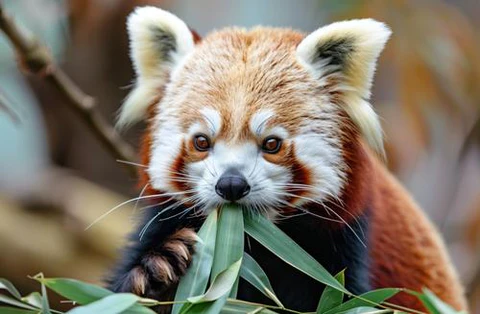
#> input picture Days/OpenCV_Images/red.png, 480 x 314 px
$ python Day24.py
#> lines starting #> are read from the running program, lines starting #| are printed output that depends on the picture; after the words box and inside, x2 and y2 are one past the last pixel; in counts of white or black regions, pixels touching at a corner belong together
'''
Edge -> The line/ curve showing the change in gradient between two pixels or sections of image. i.e
        Duita intensity bhako pixels chutaune line. Edge le change hercha

Conture -> The line or curve  joining the pixels having same intensity or colour. Conture le similarity hercha
'''

import cv2 as cv

img = cv.imread(r"red.png")
#> img is the input picture: shape (314, 480, 3); mean B, G, R 104, 118.7, 128
gray = cv.cvtColor(img, cv.COLOR_BGR2GRAY)
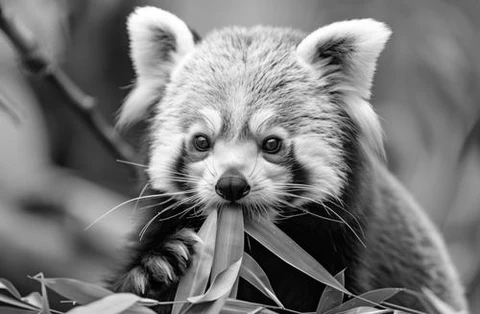
#> gray: shape (314, 480); min 0, max 255, mean 119.8

blurred_img = cv.GaussianBlur(gray, (1, 1), 0)

# Canny
edges = cv.Canny(blurred_img, 100, 200)
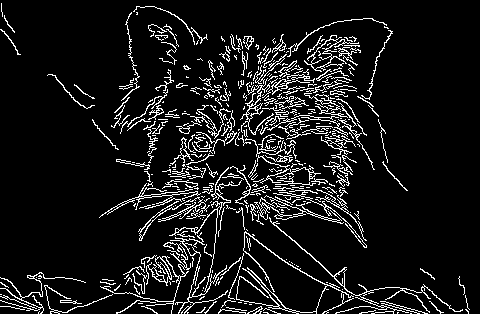
#> edges: shape (314, 480); 9.4% white in thin lines or dots
contures_canny, _ = cv.findContours(edges, cv.RETR_LIST, cv.CHAIN_APPROX_NONE)
#> contures_canny = 546 contours, 490 with area under 20; largest, box (x1, y1, x2, y2) and area: (304, 35, 359, 72) 405, (311, 39, 338, 70) 350, (100, 242, 191, 314) 278, (269, 217, 463, 314) 266, (236, 231, 354, 314) 206

count1 = len(contures_canny)
#> count1 = 546

# Threshold
thres_val, thres_img = cv.threshold(blurred_img, 150, 255, cv.THRESH_BINARY)
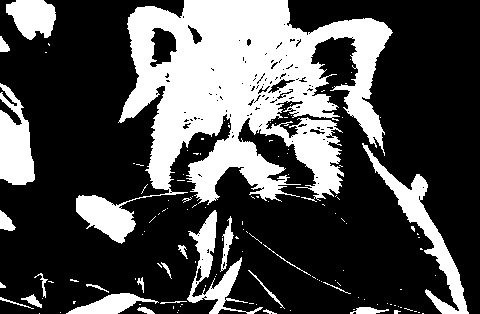
#> thres_img: shape (314, 480); 30.3% white; 135 white regions (110 under 20 px)
conture_thres, _ = cv.findContours(thres_img, cv.RETR_LIST, cv.CHAIN_APPROX_NONE)
#> conture_thres = 287 contours, 253 with area under 20; largest, box (x1, y1, x2, y2) and area: (76, 0, 393, 244) 33870, (362, 143, 469, 314) 2796, (0, 83, 35, 185) 2204, (187, 210, 263, 314) 1779, (6, 0, 56, 40) 1356
count2 = len(conture_thres)
#> count2 = 287

print(count1)
#| 546
print(count2)
#| 287

# Draw the COntures
img_thres = img.copy()
img_canny = img.copy()

cv.drawContours(img_canny, contures_canny, -1, (0, 255, 0), 2)
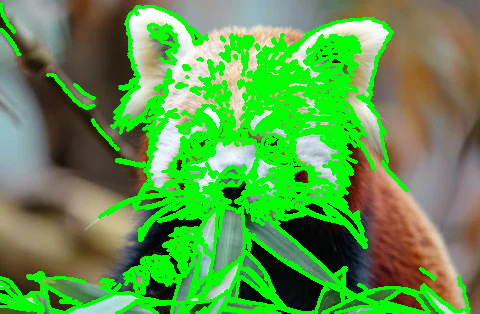
#> img_canny: shape (314, 480, 3); mean B, G, R 74.3, 154.5, 92.3
cv.drawContours(img_thres, conture_thres, -1, (0, 0, 255), 2)
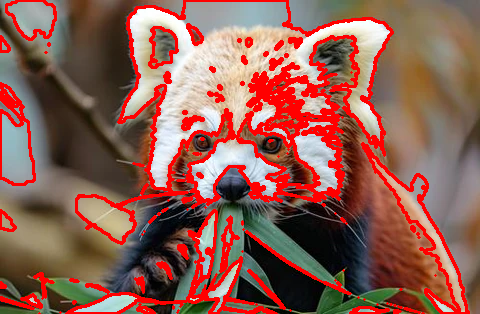
#> img_thres: shape (314, 480, 3); 15.68% of pixels changed, all inside (x1, y1, x2, y2) = (0, 0, 470, 314)

cv.imshow("Contour_Canny", img_canny)
cv.imshow("Contour_Thres", img_thres)

cv.waitKey(0)
cv.destroyAllWindows()

$ run again, with Days/OpenCV_Images/day19.png copied over Days/OpenCV_Images/red.png
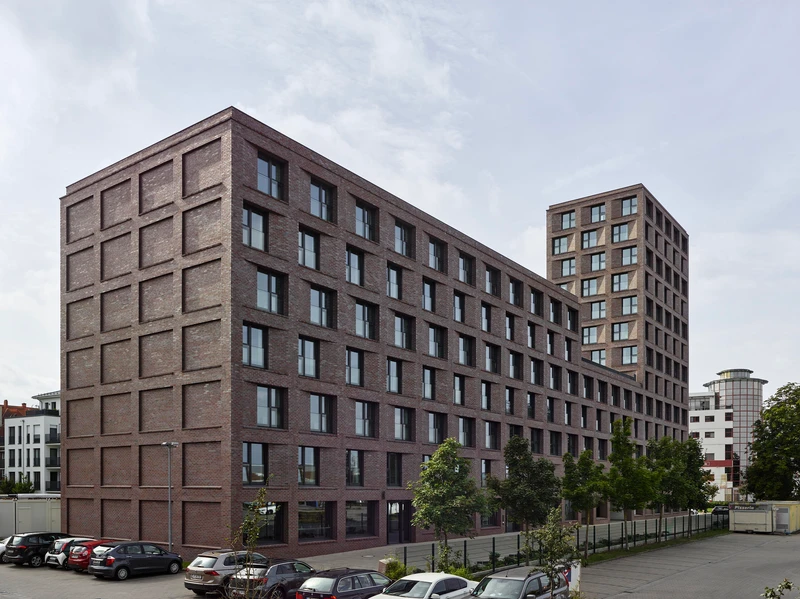
#> input picture Days/OpenCV_Images/day19.png, 800 x 599 px
#> img is the input picture: shape (599, 800, 3); mean B, G, R 137.7, 134.4, 135.7
#> `edges = cv.Canny(blurred_img, 100, 200)`:
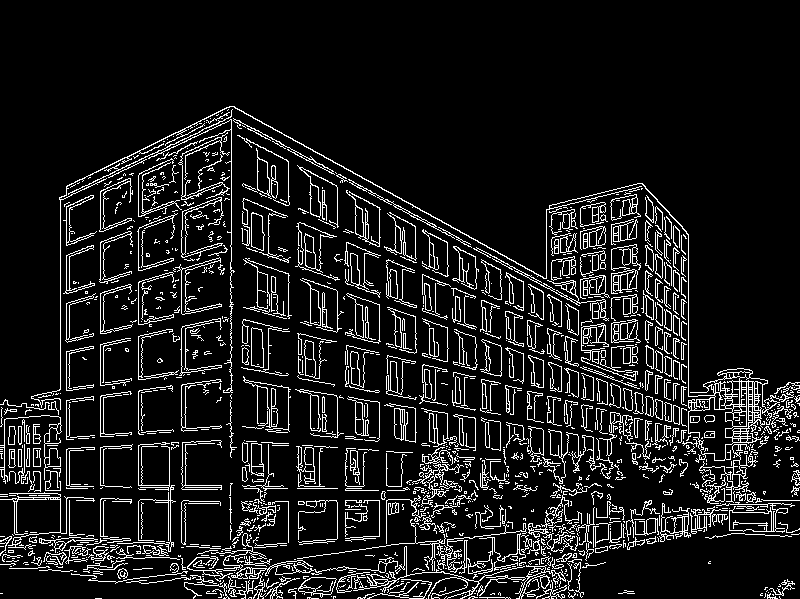
#> edges: shape (599, 800); 10.4% white in thin lines or dots, all inside (x1, y1, x2, y2) = (0, 106, 800, 599)
#> contures_canny = 1878 contours, 1426 with area under 20; largest, box (x1, y1, x2, y2) and area: (31, 106, 794, 463) 4871, (688, 397, 734, 461) 1616, (716, 502, 795, 533) 792, (729, 510, 772, 532) 762, (187, 533, 398, 579) 631
#> count1 = 1878
#> thres_img: shape (599, 800); 42% white; 1168 white regions (1003 under 20 px)
#> conture_thres = 1430 contours, 1311 with area under 20; largest, box (x1, y1, x2, y2) and area: (0, 0, 800, 413) 180065, (5, 416, 61, 497) 2210, (689, 398, 733, 460) 1451, (199, 129, 231, 240) 1311, (44, 580, 156, 599) 780
#> count2 = 1430
#| 1878
#| 1430
#> `cv.drawContours(img_thres, conture_thres, -1, (0, 0, 255), 2)`:
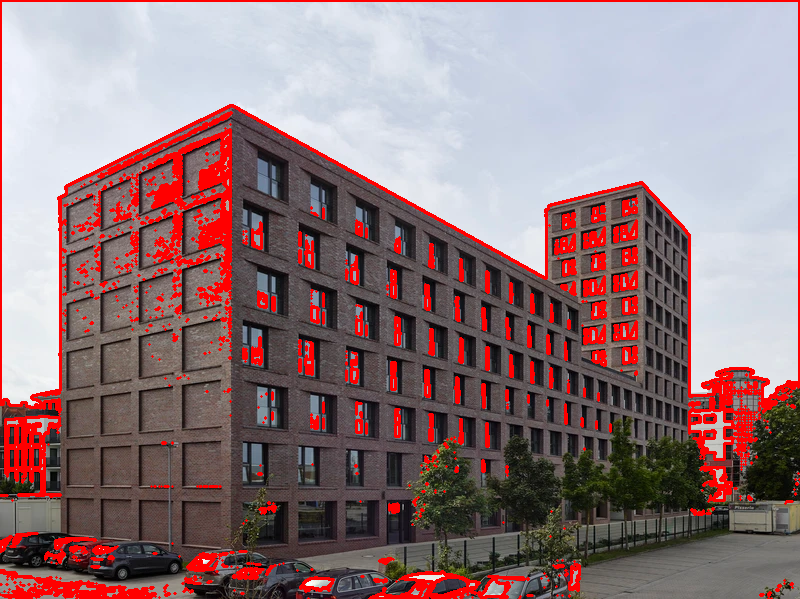
#> img_thres: shape (599, 800, 3); 9.14% of pixels changed, all inside (x1, y1, x2, y2) = (0, 0, 800, 599)

$ run again, with Days/OpenCV_Images/img1.jpg saved as Days/OpenCV_Images/red.png
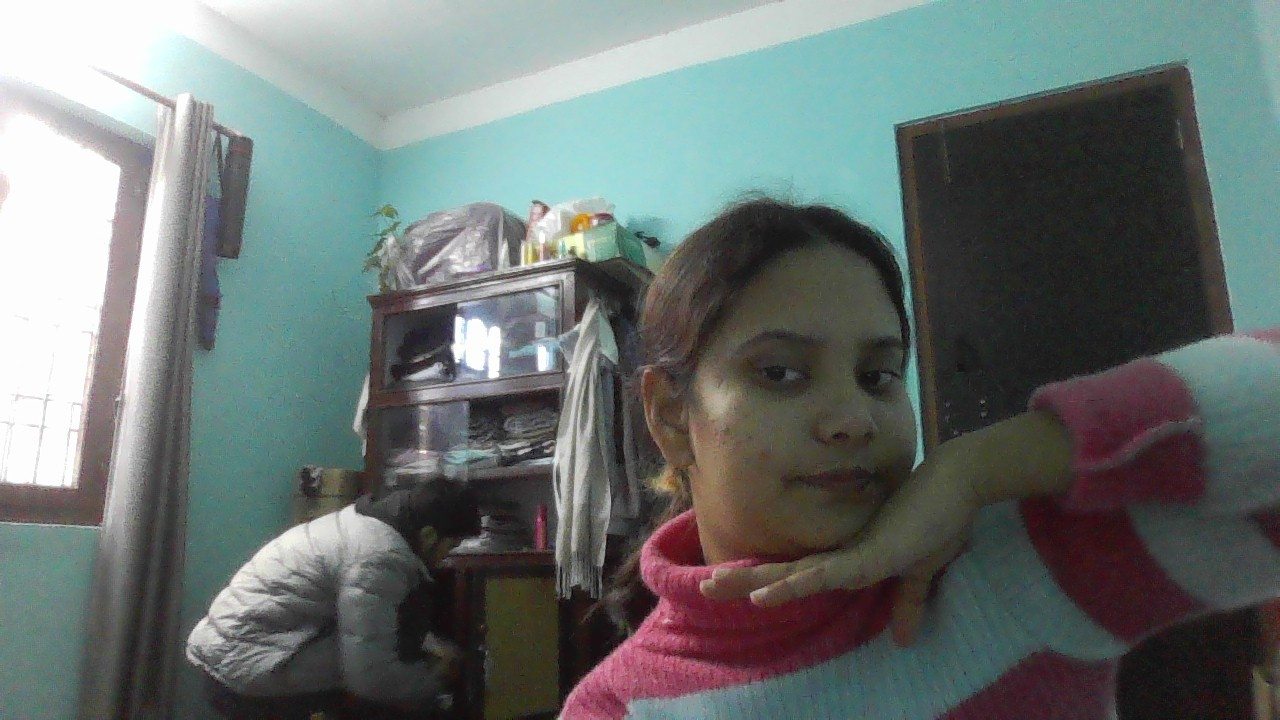
#> input picture Days/OpenCV_Images/img1.jpg, 1280 x 720 px
#> img is the input picture: shape (720, 1280, 3); mean B, G, R 112.6, 114.5, 105.9
#> `edges = cv.Canny(blurred_img, 100, 200)`:
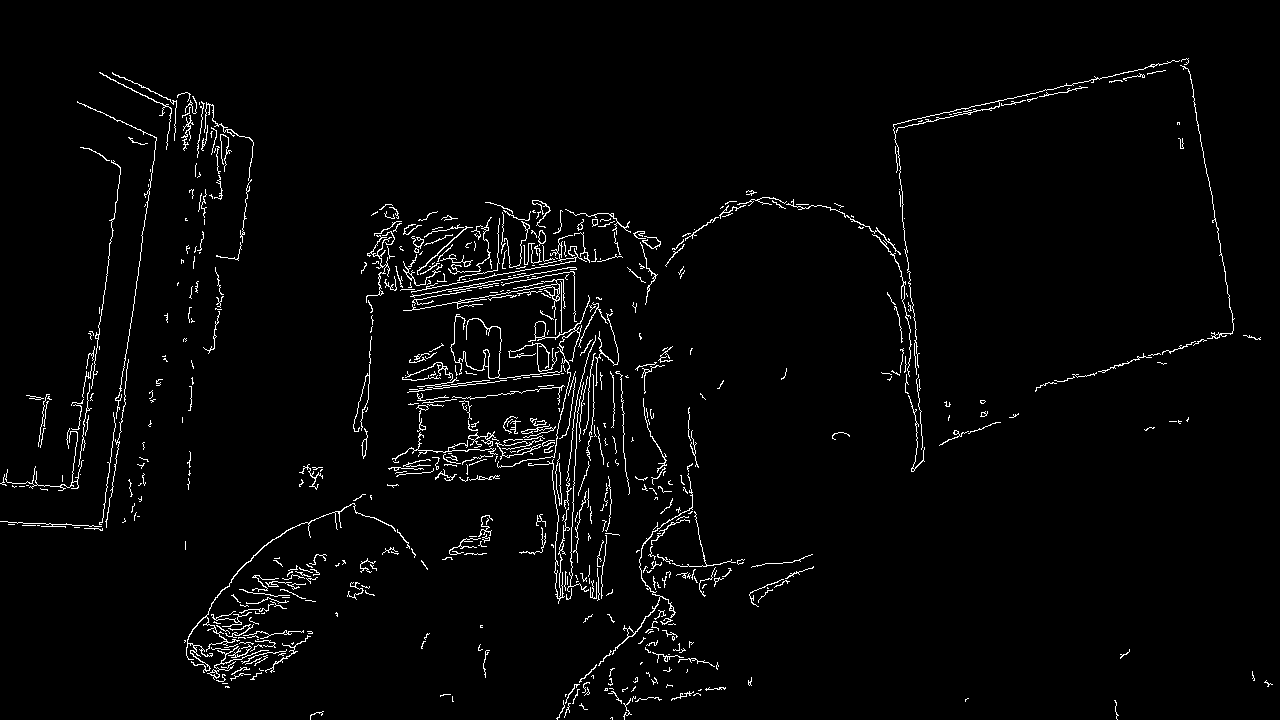
#> edges: shape (720, 1280); 2.6% white in thin lines or dots
#> contures_canny = 714 contours, 653 with area under 20; largest, box (x1, y1, x2, y2) and area: (497, 295, 590, 468) 214, (186, 503, 396, 673) 177, (612, 473, 693, 655) 150, (534, 321, 546, 338) 146, (450, 314, 562, 379) 114
#> count1 = 714
#> thres_img: shape (720, 1280); 30.4% white; 962 white regions (897 under 20 px)
#> conture_thres = 1633 contours, 1551 with area under 20; largest, box (x1, y1, x2, y2) and area: (0, 0, 1131, 540) 248742, (187, 504, 388, 664) 8219, (509, 305, 596, 564) 3593, (418, 300, 510, 388) 2970, (1248, 0, 1280, 130) 2082
#> count2 = 1633
#| 714
#| 1633
#> img_canny: shape (720, 1280, 3); 7.97% of pixels changed, all inside (x1, y1, x2, y2) = (0, 57, 1274, 720)
#> `cv.drawContours(img_thres, conture_thres, -1, (0, 0, 255), 2)`:
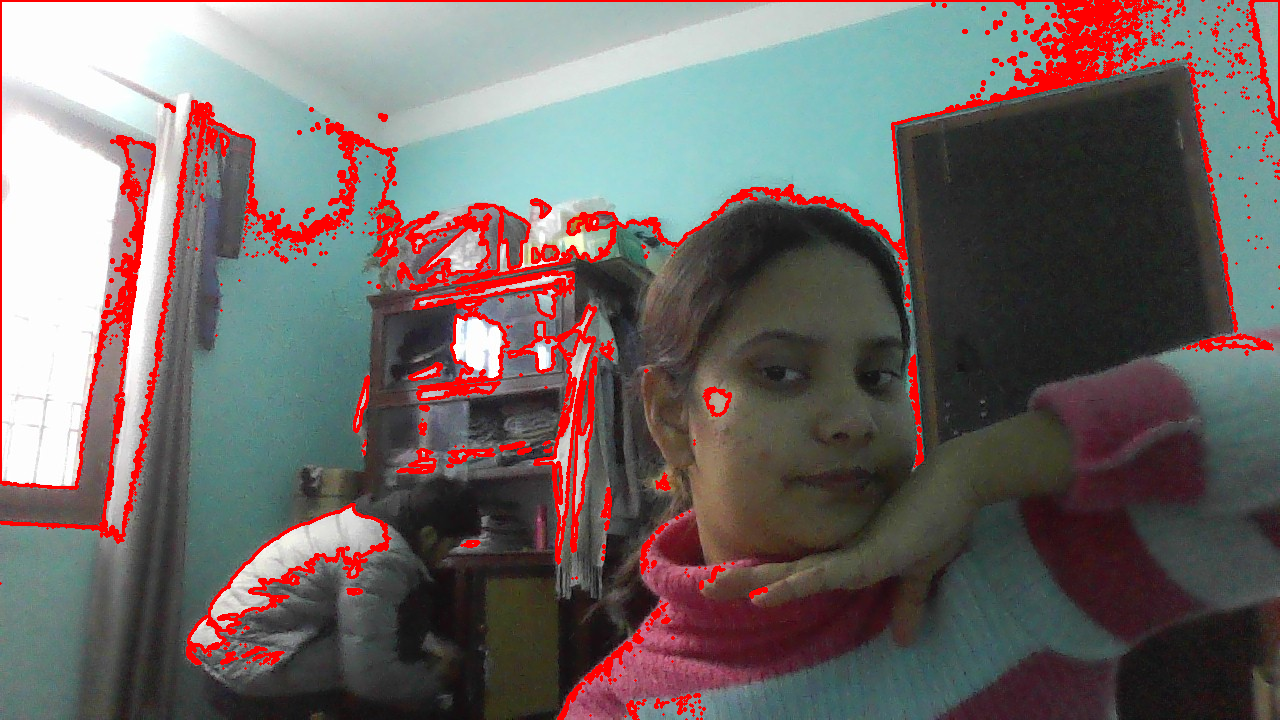
#> img_thres: shape (720, 1280, 3); 6.45% of pixels changed, all inside (x1, y1, x2, y2) = (0, 0, 1280, 720)

$ run again, with Days/OpenCV_Images/img3.jpg saved as Days/OpenCV_Images/red.png
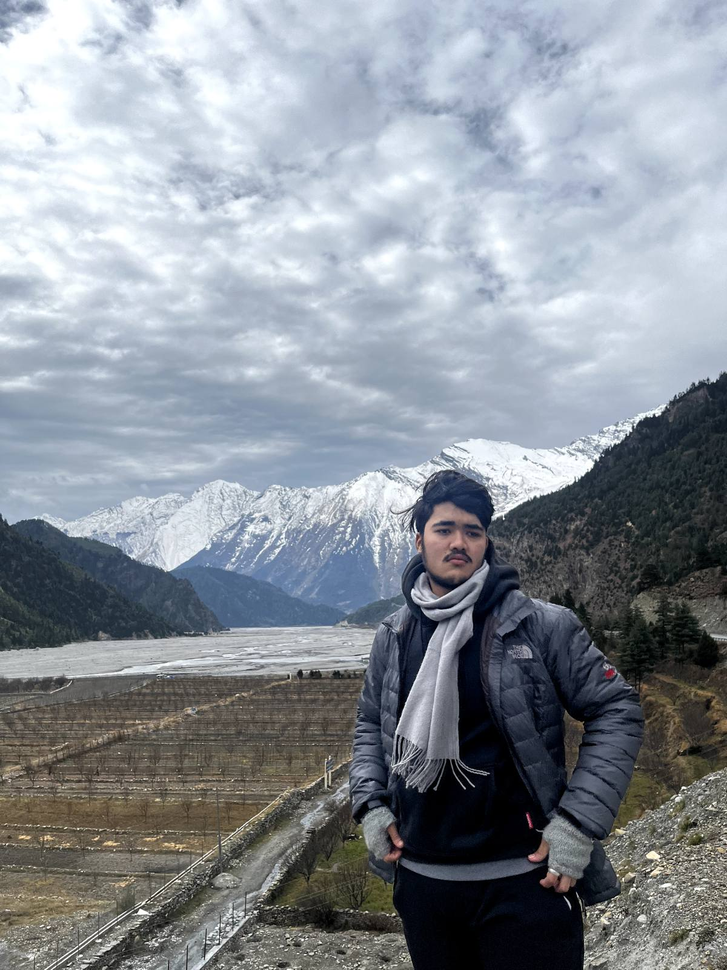
#> input picture Days/OpenCV_Images/img3.jpg, 727 x 970 px, shrunk from 1200 x 1600 before the run
#> img is the input picture: shape (970, 727, 3); mean B, G, R 152.4, 144.6, 138.2
#> `edges = cv.Canny(blurred_img, 100, 200)`:
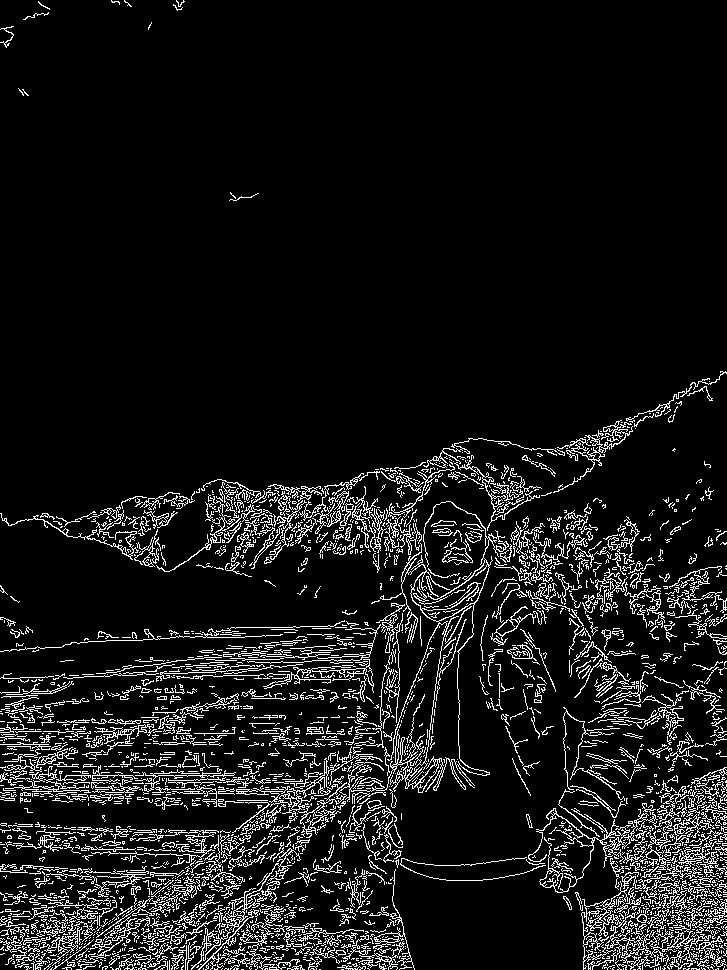
#> edges: shape (970, 727); 9% white in thin lines or dots
#> contures_canny = 3543 contours, 3236 with area under 20; largest, box (x1, y1, x2, y2) and area: (270, 501, 509, 838) 6073, (406, 603, 490, 786) 4238, (581, 881, 711, 970) 1166, (198, 847, 301, 970) 766, (528, 808, 662, 893) 475
#> count1 = 3543
#> thres_img: shape (970, 727); 56.1% white; 395 black regions (357 under 20 px)
#> conture_thres = 2828 contours, 2701 with area under 20; largest, box (x1, y1, x2, y2) and area: (0, 0, 727, 573) 363844, (0, 621, 377, 681) 13360, (391, 610, 472, 773) 2998, (608, 928, 709, 970) 1427, (208, 398, 311, 423) 1026
#> count2 = 2828
#| 3543
#| 2828
#> `cv.drawContours(img_thres, conture_thres, -1, (0, 0, 255), 2)`:
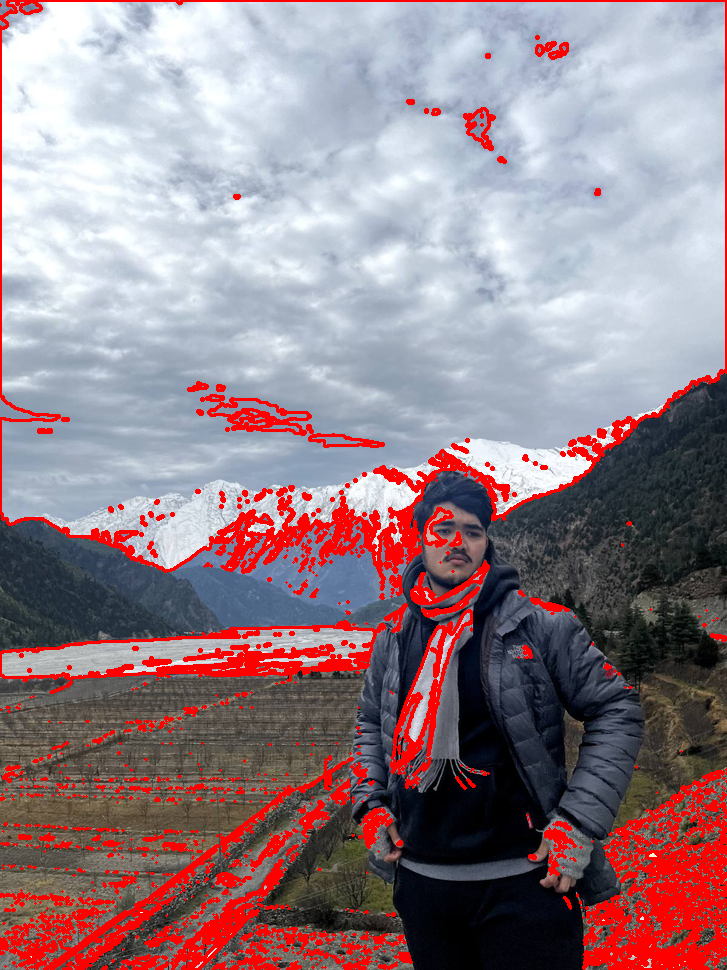
#> img_thres: shape (970, 727, 3); 10.26% of pixels changed, all inside (x1, y1, x2, y2) = (0, 0, 727, 970)
